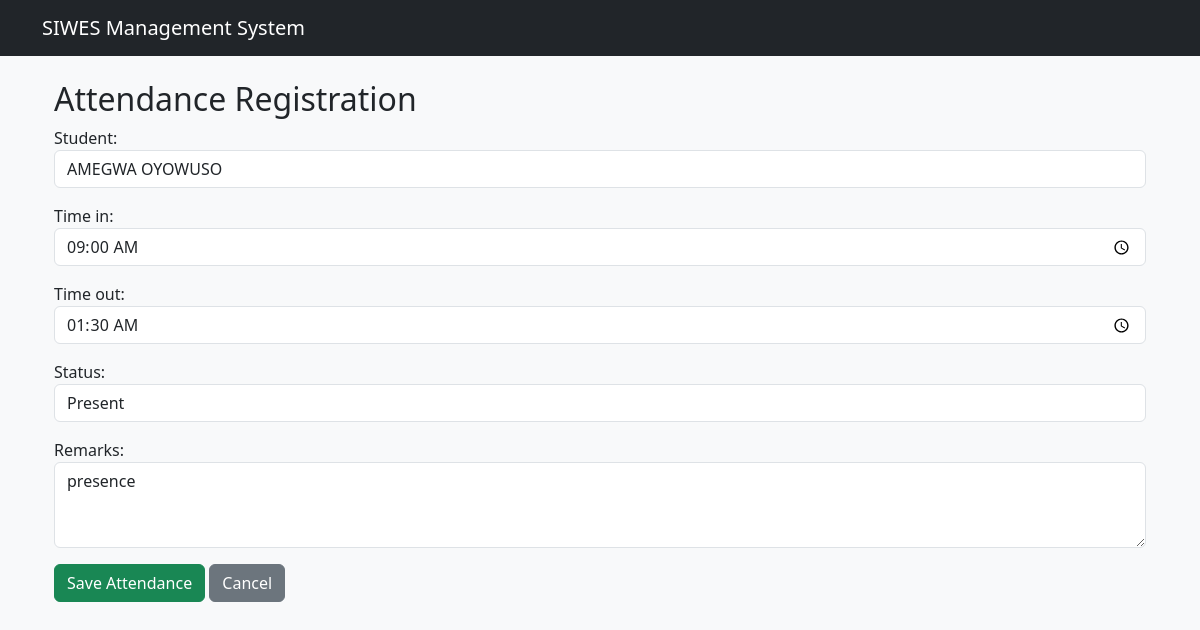
Page /students/attendance/edit/1/ on the committed database.
### students/models.py (models this page shows, shortened)
class Attendance(models.Model):
    STATUS_CHOICES = [
        ('Present', 'Present'),
        ('Absent', 'Absent'),
        ('Late', 'Late'),
    ]
    student = models.ForeignKey(
        Student,
        on_delete=models.CASCADE,
        related_name='attendance_records'
    )
    date = models.DateField()
    time_in = models.TimeField(
        null=True,
        blank=True
    )
    time_out = models.TimeField(
        null=True,
        blank=True
    )
    status = models.CharField(
        max_length=20,
        choices=STATUS_CHOICES,
        default='Present'
    )
    remarks = models.TextField(blank=True)
    created_at = models.DateTimeField(auto_now_add=True)
    class Meta:
        constraints = [
            models.UniqueConstraint(
                fields=['student', 'date'],
                name='unique_student_attendance_per_day'
            )
        ]

### students/views.py (the view)
# urls.py: path('attendance/edit/<int:id>/', views.attendance_update, name='attendance_update'),
def attendance_update(request, id):
    attendance = get_object_or_404(Attendance, id=id)
    if request.method == 'POST':
        form = AttendanceForm(request.POST, instance=attendance)
        if form.is_valid():
            form.save()
            return redirect('attendance_list')
    else:
        form = AttendanceForm(instance=attendance)
    return render(request, 'students/attendance_form.html', {
        'form': form
    })

### students/forms.py
class AttendanceForm(forms.ModelForm):
    class Meta:
        model = Attendance
        fields = [
            'student',
            'time_in',
            'time_out',
            'status',
            'remarks',
        ]
        widgets = {
            'student': forms.Select(attrs={
                'class': 'form-control'
            }),
            'time_in': forms.TimeInput(attrs={
                'class': 'form-control',
                'type': 'time'
            }),
            'time_out': forms.TimeInput(attrs={
                'class': 'form-control',
                'type': 'time'
            }),
            'status': forms.Select(attrs={
                'class': 'form-control'
            }),
            'remarks': forms.Textarea(attrs={
                'class': 'form-control',
                'rows': 3
            }),
        }

### students/models.py (called while the page is built)
    def __str__(self):
        return f"{self.first_name} {self.last_name}"

### students/templates/students/attendance_form.html (shortened to what this page needs)
{% extends 'students/base.html' %}
{% block content %}
<div class="container mt-4">
    <h2>Attendance Registration</h2>
    <form method="POST">
        {{ form.as_p }}
        <button type="submit" class="btn btn-success">
            Save Attendance
        </button>
        <a href="{% url 'attendance_list' %}"
           class="btn btn-secondary">Cancel</a>
    </form>
</div>
{% endblock %}

### rows in the picture
Attendance: student "AMEGWA OYOWUSO", time_in "09:00:00", time_out "01:30:00", status "Present", remarks "presence"
